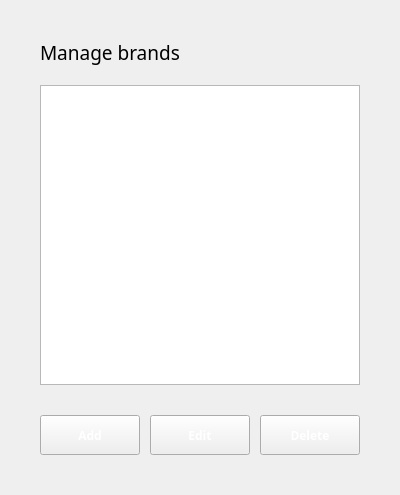
                       <widget class="QWidget" name="page_brands_viewall">
                        <layout class="QVBoxLayout" name="verticalLayout_21">
                         <property name="spacing">
                          <number>0</number>
                         </property>
                         <property name="leftMargin">
                          <number>0</number>
                         </property>
                         <property name="topMargin">
                          <number>0</number>
                         </property>
                         <property name="rightMargin">
                          <number>0</number>
                         </property>
                         <property name="bottomMargin">
                          <number>0</number>
                         </property>
                         <item>
                          <widget class="QWidget" name="widget_brands_viewall" native="true">
                           <layout class="QVBoxLayout" name="verticalLayout_53">
                            <property name="spacing">
                             <number>20</number>
                            </property>
                            <property name="leftMargin">
                             <number>40</number>
                            </property>
                            <property name="topMargin">
                             <number>40</number>
                            </property>
                            <property name="rightMargin">
                             <number>40</number>
                            </property>
                            <property name="bottomMargin">
                             <number>40</number>
                            </property>
                            <item>
                             <widget class="QLabel" name="label_54">
                              <property name="minimumSize">
                               <size>
                                <width>0</width>
                                <height>25</height>
                               </size>
                              </property>
                              <property name="maximumSize">
                               <size>
                                <width>16777215</width>
                                <height>25</height>
                               </size>
                              </property>
                              <property name="font">
                               <font>
                                <family>Hauora ExtraBold</family>
                                <pointsize>14</pointsize>
                               </font>
                              </property>
                              <property name="text">
                               <string>Manage brands</string>
                              </property>
                             </widget>
                            </item>
                            <item>
                             <widget class="QTableWidget" name="tableWidget_brands">
                              <property name="minimumSize">
                               <size>
                                <width>0</width>
                                <height>300</height>
                               </size>
                              </property>
                              <property name="maximumSize">
                               <size>
                                <width>16777215</width>
                                <height>400</height>
                               </size>
                              </property>
                             </widget>
                            </item>
                            <item>
                             <widget class="QWidget" name="widget_brands_actions" native="true">
                              <property name="minimumSize">
                               <size>
                                <width>320</width>
                                <height>0</height>
                               </size>
                              </property>
                              <property name="maximumSize">
                               <size>
                                <width>320</width>
                                <height>50</height>
                               </size>
                              </property>
                              <layout class="QHBoxLayout" name="horizontalLayout_9">
                               <property name="spacing">
                                <number>10</number>
                               </property>
                               <property name="leftMargin">
                                <number>0</number>
                               </property>
                               <property name="topMargin">
                                <number>10</number>
                               </property>
                               <property name="rightMargin">
                                <number>0</number>
                               </property>
                               <property name="bottomMargin">
                                <number>0</number>
                               </property>
                               <item>
                                <widget class="QPushButton" name="pushButton_brands_add">
                                 <property name="minimumSize">
                                  <size>
                                   <width>100</width>
                                   <height>40</height>
                                  </size>
                                 </property>
                                 <property name="maximumSize">
                                  <size>
                                   <width>100</width>
                                   <height>40</height>
                                  </size>
                                 </property>
                                 <property name="font">
                                  <font>
                                   <family>Hauora</family>
                                   <pointsize>9</pointsize>
                                   <bold>true</bold>
                                  </font>
                                 </property>
                                 <property name="cursor">
                                  <cursorShape>ArrowCursor</cursorShape>
                                 </property>
                                 <property name="layoutDirection">
                                  <enum>Qt::LeftToRight</enum>
                                 </property>
                                 <property name="styleSheet">
                                  <string notr="true">color: rgb(255, 255, 255);</string>
                                 </property>
                                 <property name="text">
                                  <string>Add</string>
                                 </property>
                                 <property name="iconSize">
                                  <size>
                                   <width>30</width>
                                   <height>30</height>
                                  </size>
                                 </property>
                                 <property name="checkable">
                                  <bool>true</bool>
                                 </property>
                                 <property name="autoExclusive">
                                  <bool>true</bool>
                                 </property>
                                 <attribute name="buttonGroup">
                                  <string notr="true">buttonGroup_brands</string>
                                 </attribute>
                                </widget>
                               </item>
                               <item>
                                <widget class="QPushButton" name="pushButton_brands_edit">
                                 <property name="minimumSize">
                                  <size>
                                   <width>100</width>
                                   <height>40</height>
                                  </size>
                                 </property>
                                 <property name="maximumSize">
                                  <size>
                                   <width>100</width>
                                   <height>40</height>
                                  </size>
                                 </property>
                                 <property name="font">
                                  <font>
                                   <family>Hauora</family>
                                   <pointsize>9</pointsize>
                                   <bold>true</bold>
                                  </font>
                                 </property>
                                 <property name="cursor">
                                  <cursorShape>ArrowCursor</cursorShape>
                                 </property>
                                 <property name="layoutDirection">
                                  <enum>Qt::LeftToRight</enum>
                                 </property>
                                 <property name="styleSheet">
                                  <string notr="true">color: rgb(255, 255, 255);</string>
                                 </property>
                                 <property name="text">
                                  <string>Edit</string>
                                 </property>
                                 <property name="iconSize">
                                  <size>
                                   <width>30</width>
                                   <height>30</height>
                                  </size>
                                 </property>
                                 <property name="checkable">
                                  <bool>true</bool>
                                 </property>
                                 <property name="autoExclusive">
                                  <bool>true</bool>
                                 </property>
                                 <attribute name="buttonGroup">
                                  <string notr="true">buttonGroup_brands</string>
                                 </attribute>
                                </widget>
                               </item>
                               <item>
                                <widget class="QPushButton" name="pushButton_brands_delete">
                                 <property name="minimumSize">
                                  <size>
                                   <width>100</width>
                                   <height>40</height>
                                  </size>
                                 </property>
                                 <property name="maximumSize">
                                  <size>
                                   <width>100</width>
                                   <height>40</height>
                                  </size>
                                 </property>
                                 <property name="font">
                                  <font>
                                   <family>Hauora</family>
                                   <pointsize>9</pointsize>
                                   <bold>true</bold>
                                  </font>
                                 </property>
                                 <property name="cursor">
                                  <cursorShape>ArrowCursor</cursorShape>
                                 </property>
                                 <property name="layoutDirection">
                                  <enum>Qt::LeftToRight</enum>
                                 </property>
                                 <property name="styleSheet">
                                  <string notr="true">color: rgb(255, 255, 255);</string>
                                 </property>
                                 <property name="text">
                                  <string>Delete</string>
                                 </property>
                                 <property name="iconSize">
                                  <size>
                                   <width>30</width>
                                   <height>30</height>
                                  </size>
                                 </property>
                                 <property name="checkable">
                                  <bool>true</bool>
                                 </property>
                                 <property name="autoExclusive">
                                  <bool>true</bool>
                                 </property>
                                 <attribute name="buttonGroup">
                                  <string notr="true">buttonGroup_brands</string>
                                 </attribute>
                                </widget>
                               </item>
                              </layout>
                             </widget>
                            </item>
                           </layout>
                          </widget>
                         </item>
                        </layout>
                       </widget>
